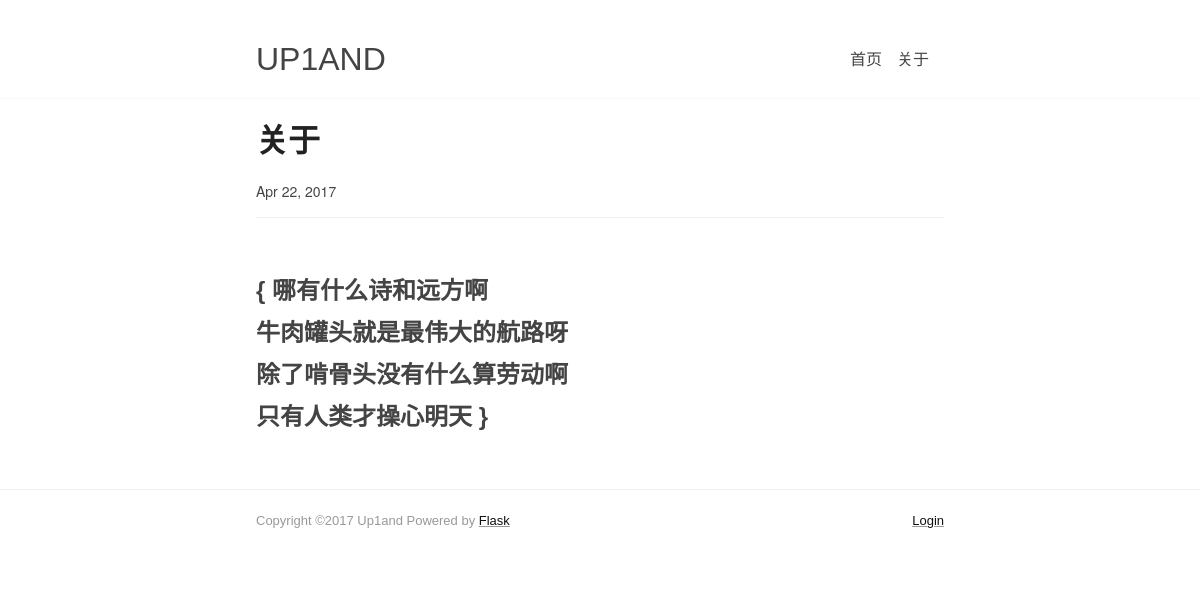
/post/1, run on the app's committed database.
### app/models.py (models this page shows, shortened)
class Post(db.Model):
    __tablename__ = 'posts'
    id = db.Column(db.Integer, primary_key=True)
    title = db.Column(db.String(64))
    slug = db.Column(db.String(64))
    content = db.Column(db.String)
    created = db.Column(db.DateTime, default=datetime.datetime.utcnow)
    modified = db.Column(db.DateTime, onupdate=datetime.datetime.utcnow)
    type = db.Column(db.String(10), default='post')
    status = db.Column(db.Boolean)
    order = db.Column(db.Integer, default=0)
    views = db.Column(db.Integer, default=1)
    comment_status = db.Column(db.Boolean)
    author_id = db.Column(db.Integer, db.ForeignKey('users.id'))
    metas = db.relationship('Meta',
                        secondary=post_metas,
                        backref=db.backref('posts', lazy='dynamic'))

### app/main/views.py (the view)
@main.route('/post/<int:post_id>')
def post(post_id):
    post = Post.query.get_or_404(post_id)
    return render_template('post.html', post=post)

### app/templates/post.html (shortened to what this page needs)
{% extends "base.html" %}
{% block content %}
<div class="main pure-g">
    <div class="wrapper pure-u-1 pure-u-md-4-5 pure-u-lg-3-5">
        <div class="post">
            <div class="post-header">
                <h1 class="post-title">{{ post.title }}</h1>
                <div class="post-meta"><time class="updated">{{ post.created|strftime }}</time></div>
            </div>
            <div class="post-content">
                {{ post.content|markdown|safe }}
            </div>
        </div>
    </div>
</div>
{% endblock %}

### app/static/css/pure-min.css (style rules this page uses)
html { font-family:sans-serif;-ms-text-size-adjust:100%;-webkit-text-size-adjust:100% }
body { margin:0 }
h1 { font-size:2em;margin:.67em 0 }
.pure-g { letter-spacing:-.31em;text-rendering:optimizespeed;font-family:FreeSans,Arimo,"Droid Sans",Helvetica,Arial,sans-serif;display:-webkit-box;display:-webkit-flex;display:-ms-flexbox;display:flex;-webkit-flex-flow:row wrap;-ms-flex-flow:row wrap;flex-flow:row wrap;-webkit-align-content:flex-start;-ms-flex-line-pack:start;align-content:flex-start }
.pure-u,.pure-u-1,.pure-u-1-1,.pure-u-1-12,.pure-u-1-2,.pure-u-1-24,.pure-u-1-3,.pure-u-1-4,.pure-u-1-5,.pure-u-1-6,.pure-u-1-8,.pure-u-10-24,.pure-u-11-12,.pure-u-11-24,.pure-u-12-24,.pure-u-13-24,.pure-u-14-24,.pure-u-15-24,.pure-u-16-24,.pure-u-17-24,.pure-u-18-24,.pure-u-19-24,.pure-u-2-24,.pure-u-2-3,.pure-u-2-5,.pure-u-20-24,.pure-u-21-24,.pure-u-22-24,.pure-u-23-24,.pure-u-24-24,.pure-u-3-24,.pure-u-3-4,.pure-u-3-5,.pure-u-3-8,.pure-u-4-24,.pure-u-4-5,.pure-u-5-12,.pure-u-5-24,.pure-u-5-5,.pure-u-5-6,.pure-u-5-8,.pure-u-6-24,.pure-u-7-12,.pure-u-7-24,.pure-u-7-8,.pure-u-8-24,.pure-u-9-24 { letter-spacing:normal;word-spacing:normal;vertical-align:top;text-rendering:auto;display:inline-block;zoom:1 }
.pure-g [class*=pure-u] { font-family:sans-serif }
.pure-u-1,.pure-u-1-1,.pure-u-24-24,.pure-u-5-5 { width:100% }

### app/static/css/grids-responsive-min.css (style rules this page uses)
@media screen and (min-width:48em) { .pure-u-md-1,.pure-u-md-1-1,.pure-u-md-1-2,.pure-u-md-1-3,.pure-u-md-2-3,.pure-u-md-1-4,.pure-u-md-3-4,.pure-u-md-1-5,.pure-u-md-2-5,.pure-u-md-3-5,.pure-u-md-4-5,.pure-u-md-5-5,.pure-u-md-1-6,.pure-u-md-5-6,.pure-u-md-1-8,.pure-u-md-3-8,.pure-u-md-5-8,.pure-u-md-7-8,.pure-u-md-1-12,.pure-u-md-5-12,.pure-u-md-7-12,.pure-u-md-11-12,.pure-u-md-1-24,.pure-u-md-2-24,.pure-u-md-3-24,.pure-u-md-4-24,.pure-u-md-5-24,.pure-u-md-6-24,.pure-u-md-7-24,.pure-u-md-8-24,.pure-u-md-9-24,.pure-u-md-10-24,.pure-u-md-11-24,.pure-u-md-12-24,.pure-u-md-13-24,.pure-u-md-14-24,.pure-u-md-15-24,.pure-u-md-16-24,.pure-u-md-17-24,.pure-u-md-18-24,.pure-u-md-19-24,.pure-u-md-20-24,.pure-u-md-21-24,.pure-u-md-22-24,.pure-u-md-23-24,.pure-u-md-24-24 { display:inline-block;*display:inline;zoom:1;letter-spacing:normal;word-spacing:normal;vertical-align:top;text-rendering:auto } }
@media screen and (min-width:48em) { .pure-u-md-4-5 { width:80%;*width:79.969% } }
@media screen and (min-width:64em) { .pure-u-lg-1,.pure-u-lg-1-1,.pure-u-lg-1-2,.pure-u-lg-1-3,.pure-u-lg-2-3,.pure-u-lg-1-4,.pure-u-lg-3-4,.pure-u-lg-1-5,.pure-u-lg-2-5,.pure-u-lg-3-5,.pure-u-lg-4-5,.pure-u-lg-5-5,.pure-u-lg-1-6,.pure-u-lg-5-6,.pure-u-lg-1-8,.pure-u-lg-3-8,.pure-u-lg-5-8,.pure-u-lg-7-8,.pure-u-lg-1-12,.pure-u-lg-5-12,.pure-u-lg-7-12,.pure-u-lg-11-12,.pure-u-lg-1-24,.pure-u-lg-2-24,.pure-u-lg-3-24,.pure-u-lg-4-24,.pure-u-lg-5-24,.pure-u-lg-6-24,.pure-u-lg-7-24,.pure-u-lg-8-24,.pure-u-lg-9-24,.pure-u-lg-10-24,.pure-u-lg-11-24,.pure-u-lg-12-24,.pure-u-lg-13-24,.pure-u-lg-14-24,.pure-u-lg-15-24,.pure-u-lg-16-24,.pure-u-lg-17-24,.pure-u-lg-18-24,.pure-u-lg-19-24,.pure-u-lg-20-24,.pure-u-lg-21-24,.pure-u-lg-22-24,.pure-u-lg-23-24,.pure-u-lg-24-24 { display:inline-block;*display:inline;zoom:1;letter-spacing:normal;word-spacing:normal;vertical-align:top;text-rendering:auto } }
@media screen and (min-width:64em) { .pure-u-lg-3-5 { width:60%;*width:59.969% } }

### app/static/css/master.css (style rules this page uses)
html, button, input, select, textarea, .pure-g [class*="pure-u"] { font-family: "Georgia","Xin Gothic","PingFang SC","Hiragino Sans GB","Droid Sans Fallback","Microsoft YaHei",sans-serif; }
body { color: #444; }
.wrapper { box-sizing: border-box; padding-left: 16px; padding-right: 16px; margin: 0 auto; zoom: 1; min-width: 400px; }
.wrapper:after { display: table; content: ""; clear: both; }
.main { margin: 1em 0 2em; }
.post .post-header { padding-bottom: 1em; border-bottom: 1px solid #eee; }
.post .post-title { margin: 0; padding-bottom: .6em; font-size: 32px; color: #222223; }
.post .post-meta { font-size: 14px; font-family: "Optima","Helvetica Neue",sans-serif; }
.post .post-content { padding-top: 2em; font-weight: 400; font-size: 16px; line-height: 1.75; }

### data on the page
Post: title "关于", created|strftime "Apr 22, 2017", content "{ 哪有什么诗和远方啊 牛肉罐头就是最伟大的航路呀 除了啃骨头没有什么算劳动啊 只有人类才操心明天 }"
